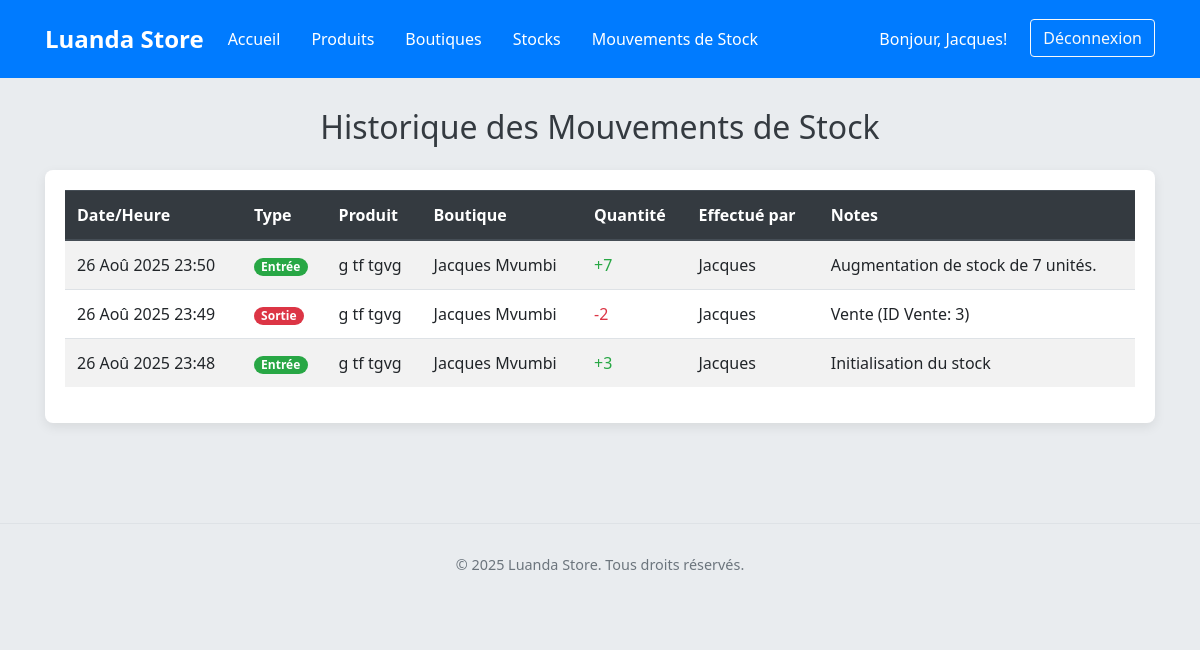
/products/stock-movements/ (signed in), run on the app's committed database.
### users/models.py (models this page shows, shortened)
class User(AbstractUser):
    ROLE_ADMIN = 'admin'
    ROLE_SELLER = 'seller'
    USER_ROLES = [
        (ROLE_ADMIN, _('Admin principal')),
        (ROLE_SELLER, _('Vendeur')),
    ]
    role = models.CharField(
        max_length=10,
        choices=USER_ROLES,
        default=ROLE_SELLER,
        verbose_name=_("Rôle")
    )
    boutique = models.ForeignKey(
        Boutique,
        on_delete=models.SET_NULL,
        null=True,
        blank=True,
        related_name='users',
        verbose_name=_("Boutique assignée")
    )
    groups = models.ManyToManyField(
        'auth.Group',
        verbose_name=_('groups'),
        blank=True,
        help_text=_(
            'The groups this user belongs to. A user will get all permissions '
            'granted to each of their groups.'
        ),
        related_name="custom_user_set", # <--- AJOUTEZ CETTE LIGNE
        related_query_name="custom_user",
    )
    user_permissions = models.ManyToManyField(
        'auth.Permission',
        verbose_name=_('user permissions'),
        blank=True,
        help_text=_('Specific permissions for this user.'),
        related_name="custom_user_permissions_set", # <--- AJOUTEZ CETTE LIGNE
        related_query_name="custom_user_permission",
    )
    class Meta:
        verbose_name = _("Utilisateur")
        verbose_name_plural = _("Utilisateurs")

### products/models.py (models this page shows, shortened)
class MouvementStock(models.Model):
    MOVEMENT_TYPES = [
        ('entry', _('Entrée')),
        ('exit', _('Sortie')),
        ('transfer', _('Transfert')),
    ]
    product = models.ForeignKey(
        Produit,
        on_delete=models.CASCADE,
        related_name='stock_movements',
        verbose_name=_("Produit")
    )
    boutique = models.ForeignKey(
        Boutique,
        on_delete=models.CASCADE,
        related_name='stock_movements',
        verbose_name=_("Boutique")
    )
    quantity = models.IntegerField(verbose_name=_("Quantité"))
    movement_type = models.CharField(max_length=10, choices=MOVEMENT_TYPES, verbose_name=_("Type de mouvement"))
    user = models.ForeignKey(
        settings.AUTH_USER_MODEL, # <-- C'EST LA CORRECTION CLÉ ICI !
        on_delete=models.SET_NULL,
        null=True,
        blank=True,
        related_name='stock_movements',
        verbose_name=_("Effectué par")
    )
    timestamp = models.DateTimeField(auto_now_add=True, verbose_name=_("Date et heure du mouvement"))
    notes = models.TextField(blank=True, null=True, verbose_name=_("Notes"))
    class Meta:
        verbose_name = _("Mouvement de Stock")
        verbose_name_plural = _("Mouvements de Stock")
        ordering = ['-timestamp']

class Produit(models.Model):
    name = models.CharField(max_length=200, verbose_name=_("Nom du produit"))
    description = models.TextField(blank=True, null=True, verbose_name=_("Description"))
    price = models.DecimalField(max_digits=10, decimal_places=2, verbose_name=_("Prix unitaire"))
    product_code = models.CharField(max_length=50, unique=True, verbose_name=_("Code produit"))
    created_at = models.DateTimeField(auto_now_add=True, verbose_name=_("Date de création"))
    updated_at = models.DateTimeField(auto_now=True, verbose_name=_("Date de dernière modification"))
    class Meta:
        verbose_name = _("Produit")
        verbose_name_plural = _("Produits")
        ordering = ['name']

### core/models.py (models this page shows, shortened)
class Boutique(models.Model):
    name = models.CharField(max_length=100, verbose_name=_("Nom de la boutique"))
    address = models.CharField(max_length=255, blank=True, null=True, verbose_name=_("Adresse"))
    city = models.CharField(max_length=100, default='Luanda', verbose_name=_("Ville"))
    is_main = models.BooleanField(default=False, verbose_name=_("Boutique principale"))
    class Meta:
        verbose_name = _("Boutique")
        verbose_name_plural = _("Boutiques")
        constraints = [
            models.UniqueConstraint(fields=['is_main'], condition=models.Q(is_main=True), name='unique_main_boutique')
        ]

### products/views.py (the view)
# urls.py: path('stock-movements/', views.MouvementStockListView.as_view(), name='mouvement_stock_list'),
class MouvementStockListView(LoginRequiredMixin, ListView):
    model = MouvementStock
    template_name = 'products/mouvement_stock_list.html'
    context_object_name = 'mouvements'
    paginate_by = 20
    def get_queryset(self):
        return MouvementStock.objects.select_related('product', 'boutique', 'user').order_by('-timestamp')
    def get_context_data(self, **kwargs):
        context = super().get_context_data(**kwargs)
        context['page_title'] = "Historique des Mouvements de Stock"
        return context

### products/templates/products/mouvement_stock_list.html (shortened to what this page needs)
<!DOCTYPE html>
<html lang="fr">
<head>
    <link href="https://stackpath.bootstrapcdn.com/bootstrap/4.5.2/css/bootstrap.min.css" rel="stylesheet">
    <link rel="stylesheet" href="https://cdnjs.cloudflare.com/ajax/libs/font-awesome/5.15.4/css/all.min.css">
</head>
<body>
    <nav class="navbar navbar-expand-lg navbar-dark">
        <div class="container">
            <a class="navbar-brand" href="{% url 'core:home' %}">Luanda Store</a>
            <div class="collapse navbar-collapse" id="navbarNav">
                <ul class="navbar-nav mr-auto">
                    <li class="nav-item">
                        <a class="nav-link" href="{% url 'core:home' %}">Accueil</a>
                    </li>
                    <li class="nav-item">
                        <a class="nav-link" href="{% url 'products:product_list' %}">Produits</a>
                    </li>
                    <li class="nav-item">
                        <a class="nav-link" href="{% url 'core:boutique_list' %}">Boutiques</a>
                    </li>
                    <li class="nav-item">
                        <a class="nav-link" href="{% url 'products:stock_list' %}">Stocks</a>
                    </li>
                    <li class="nav-item active">
                        <a class="nav-link" href="{% url 'products:mouvement_stock_list' %}">Mouvements de Stock <span class="sr-only">(current)</span></a>
                    </li>
                </ul>
                <ul class="navbar-nav ml-auto">
                    <li class="nav-item">
                        <span class="nav-link">Bonjour, {{ user.username }}!</span>
                    </li>
                    <li class="nav-item">
                        <form action="{% url 'users:logout' %}" method="post" class="form-inline my-2 my-lg-0">
                            <button type="submit" class="btn btn-outline-light my-2 my-sm-0">Déconnexion</button>
                        </form>
                    </li>
                </ul>
            </div>
        </div>
    </nav>
    <div class="container container-main">
        <h2 class="mb-4 text-center">{{ page_title }}</h2>
        {% if mouvements %}
        <div class="table-responsive">
            <table class="table table-striped table-hover">
                <thead class="thead-dark">
                    <tr>
                        <th>Date/Heure</th>
                        <th>Type</th>
                        <th>Produit</th>
                        <th>Boutique</th>
                        <th>Quantité</th>
                        <th>Effectué par</th>
                        <th>Notes</th>
                    </tr>
                </thead>
                <tbody>
                    {% for mouvement in mouvements %}
                    <tr>
                        <td>{{ mouvement.timestamp|date:"d M Y H:i" }}</td>
                        <td>
                            {% if mouvement.movement_type == 'entry' %}
                                <span class="badge badge-pill badge-entry">Entrée</span>
                            {% elif mouvement.movement_type == 'exit' %}
                                <span class="badge badge-pill badge-exit">Sortie</span>
                            {% elif mouvement.movement_type == 'transfer' %}
                                <span class="badge badge-pill badge-transfer">Transfert</span>
                            {% else %}
                                {{ mouvement.get_movement_type_display }}
                            {% endif %}
                        </td>
                        <td>{{ mouvement.product.name }}</td>
                        <td>{{ mouvement.boutique.name }}</td>
                        <td>
                            {% if mouvement.movement_type == 'entry' or mouvement.movement_type == 'transfer' %}
                                <span class="text-success">+{{ mouvement.quantity }}</span>
                            {% else %}
                                <span class="text-danger">-{{ mouvement.quantity }}</span>
                            {% endif %}
                        </td>
                        <td>{{ mouvement.user.username|default:"N/A" }}</td>
                        <td>{{ mouvement.notes|default:"-" }}</td>
                    </tr>
                    {% endfor %}
                </tbody>
            </table>
        </div>
        {% endif %}
    </div>
    <footer class="footer">
        <div class="container">
            <p>&copy; 2025 Luanda Store. Tous droits réservés.</p>
        </div>
    </footer>
</body>
</html>

### products/templates/products/mouvement_stock_list.html (style rules this page uses)
body { font-family: 'Segoe UI', Tahoma, Geneva, Verdana, sans-serif; background-color: #e9ecef; margin: 0; padding: 0; color: #343a40; }
.navbar { background-color: #007bff; padding: 1rem 0; }
.navbar-brand { color: #fff !important; font-weight: bold; font-size: 1.5rem; }
.navbar-nav .nav-link { color: #fff !important; margin-right: 15px; }
.container-main { padding-top: 30px; padding-bottom: 50px; }
.table-responsive { background-color: #fff; border-radius: 8px; box-shadow: 0 4px 12px rgba(0, 0, 0, 0.08); padding: 20px; }
.table thead th { background-color: #007bff; color: white; border-bottom: 2px solid #0056b3; font-weight: 600; }
.badge-entry { background-color: #28a745; color: white; }
.badge-exit { background-color: #dc3545; color: white; }
.footer { text-align: center; padding: 30px; margin-top: 50px; color: #6c757d; font-size: 0.9em; border-top: 1px solid #dee2e6; }

### data on the page
User: username "Jacques"
MouvementStock: timestamp "26 Aoû 2025 23:50", movement_type "Entrée", product.name "g tf tgvg", boutique.name "Jacques Mvumbi", quantity "7", user.username "Jacques", notes "Augmentation de stock de 7 unités."
MouvementStock: timestamp "26 Aoû 2025 23:49", movement_type "Sortie", product.name "g tf tgvg", boutique.name "Jacques Mvumbi", quantity "2", user.username "Jacques", notes "Vente (ID Vente: 3)"
MouvementStock: timestamp "26 Aoû 2025 23:48", movement_type "Entrée", product.name "g tf tgvg", boutique.name "Jacques Mvumbi", quantity "3", user.username "Jacques", notes "Initialisation du stock"

### other printed values
{{ page_title }} "Historique des Mouvements de Stock"
